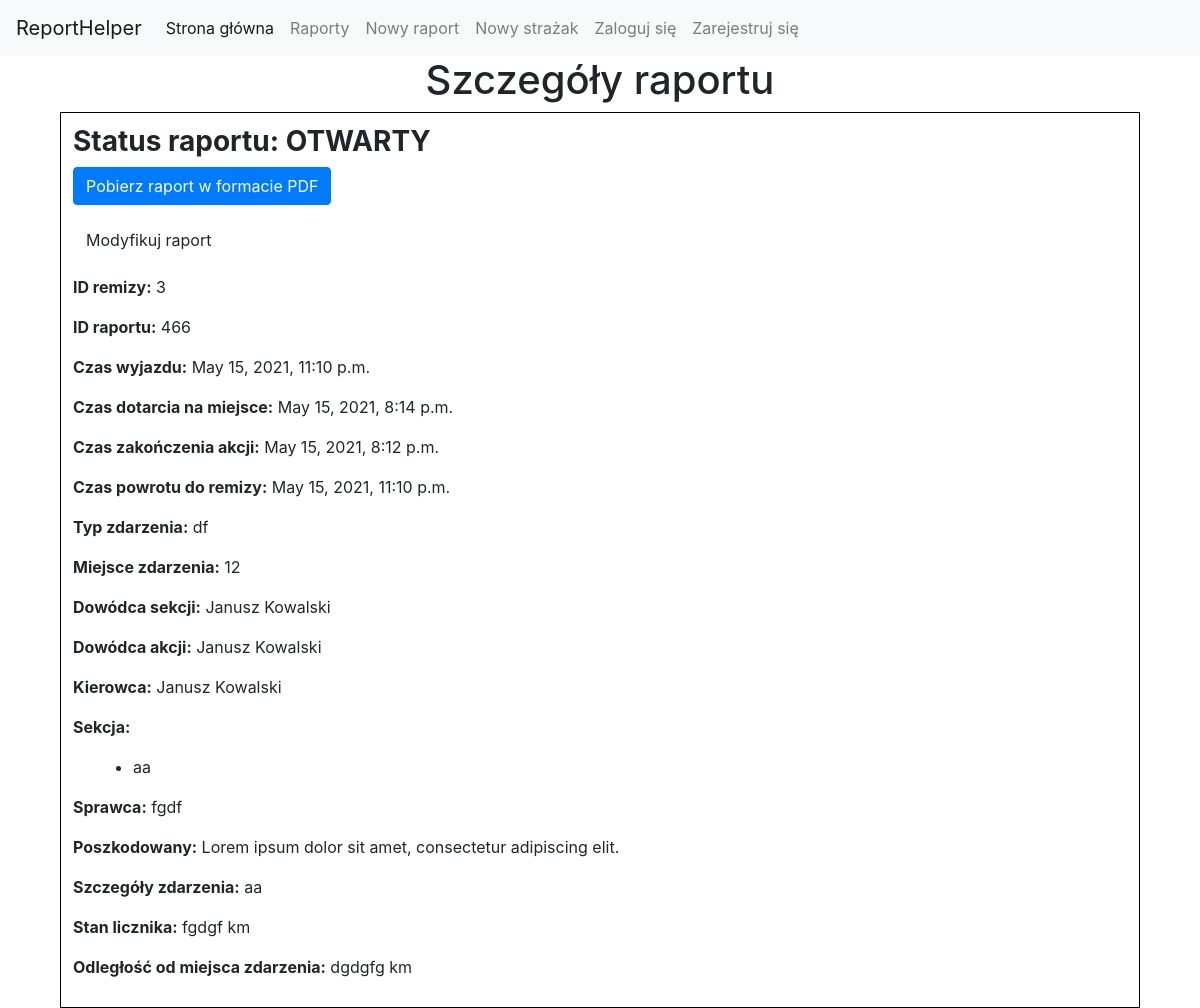
Screenshot of /reports/19 with the database file from the repository.
### reporter/models.py (models this page shows, shortened)
class Report(models.Model):
    id = models.AutoField(primary_key=True)
    stationid = models.CharField(max_length=10, default="")
    reportid = models.CharField(max_length=10, default="")
    departureTime = models.DateTimeField(default=datetime.datetime.now())
    arrivalTime = models.DateTimeField(default=datetime.datetime.now())
    actionEndTime = models.DateTimeField(default=datetime.datetime.now())
    fireStationArrivalTime = models.DateTimeField(default=datetime.datetime.now())
    incidentType = models.CharField(max_length=1000, default="")
    incidentPlace = models.CharField(max_length=50, default="")
    sectionCommander = models.CharField(max_length=50, default="")
    actionCommander = models.CharField(max_length=50, default="")
    driver = models.CharField(max_length=50, default="")
    perpetrator = models.CharField(max_length=1000, default="")
    victim = models.CharField(max_length=1000, default="")
    section = models.CharField(max_length=1000, default="")
    details = models.CharField(max_length=2000, default="")
    odometer = models.CharField(max_length=10, default="")
    distance = models.CharField(max_length=10, default="")
    isLocked = models.BooleanField(default=False)

### reporter/views.py (the view)
# urls.py: path('reports/<pk>', views.report_details, name="report-details"),
def report_details(request, pk):
    report = get_object_or_404(Report, pk=pk)
    firefighters = report.section.split(",")
    return render(request, 'report.html', {'report': report, 'firefighters': firefighters})

### reporter/templates/report.html
{% extends 'index.html' %}
{% block content %}
    <h1 style="text-align: center">Szczegóły raportu</h1>
    <div style="margin-left:5%;width:90%;border:1px solid black; padding:1%;text-align: justify;">
        <h3><b>Status raportu: {% if report.isLocked %} <span style="color: red; ">ZAMKNIĘTY </span> {% else %} OTWARTY{% endif %}</b></h3>
        <p><a class="btn btn-primary" href="{% url 'render-to-pdf' pk=report.pk %}">Pobierz raport w formacie PDF</a></p>
        <p><a class="btn btm-primary" href="{% url 'modify-report' pk=report.pk %}">Modyfikuj raport</a></p>
        <p><b>ID remizy:</b> {{ report.stationid }}</p>
        <p><b>ID raportu:</b> {{ report.reportid }}</p>
        <p><b>Czas wyjazdu:</b> {{ report.departureTime }}</p>
        <p><b>Czas dotarcia na miejsce:</b> {{ report.arrivalTime }}</p>
        <p><b>Czas zakończenia akcji:</b> {{ report.actionEndTime }}</p>
        <p><b>Czas powrotu do remizy:</b> {{ report.fireStationArrivalTime }}</p>
        <p><b>Typ zdarzenia:</b> {{ report.incidentType }}</p>
        <p><b>Miejsce zdarzenia:</b> {{ report.incidentPlace }}</p>
        <p><b>Dowódca sekcji:</b> {{ report.sectionCommander }}</p>
        <p><b>Dowódca akcji:</b> {{ report.actionCommander }}</p>
    <p><b>Kierowca:</b> {{ report.driver }}</p>
    <p><b>Sekcja:</b>
    <ul>
        {% for firefighter in firefighters %}
            <li style="margin-left:20px;">{{ firefighter }}</li>
        {% endfor %}
    </ul>
    </p>
    <p><b>Sprawca:</b> {{ report.perpetrator }}</p>
    <p><b>Poszkodowany:</b> {{ report.victim }}</p>
    <p><b>Szczegóły zdarzenia:</b> {{ report.details }}</p>
    <p><b>Stan licznika:</b> {{ report.odometer }} km</p>
    <p><b>Odległość od miejsca zdarzenia:</b> {{ report.distance }} km</p>
    </div>
{% endblock %}

### rows the page displays
Report: stationid "3", reportid "466", departureTime "May 15, 2021, 11:10 p.m.", arrivalTime "May 15, 2021, 8:14 p.m.", actionEndTime "May 15, 2021, 8:12 p.m.", fireStationArrivalTime "May 15, 2021, 11:10 p.m.", incidentType "df", incidentPlace "12", sectionCommander "Janusz Kowalski", actionCommander "Janusz Kowalski", driver "Janusz Kowalski", firefighters "aa", perpetrator "fgdf", victim "Lorem ipsum dolor sit amet, consectetur adipiscing elit.", details "aa", odometer "fgdgf", distance "dgdgfg"
